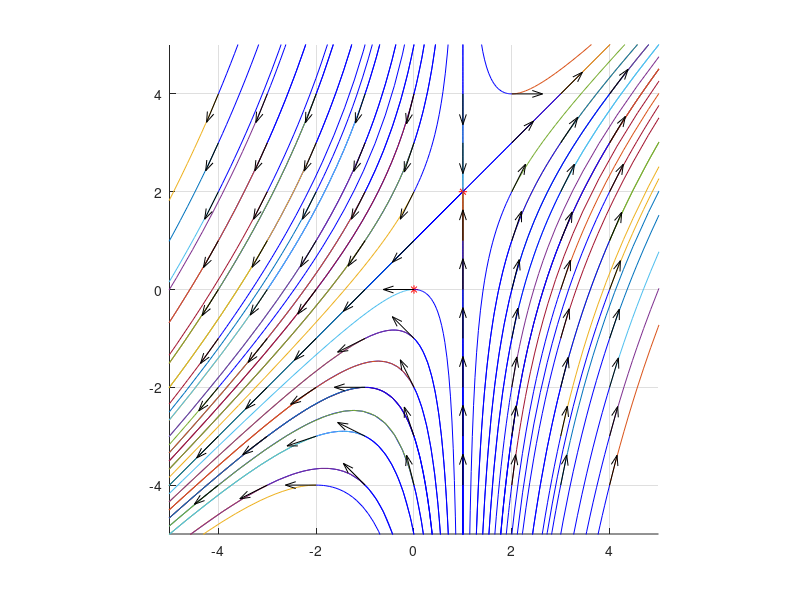

MATLAB code for this plot:
function tema10
    function z=ff(t,y)
       z=[y(1) - 1; 2*y(1)-y(2)];
    end

    clf;clc
    tmax=5;
    hold on
    grid on
    daspect([1 1 1])
    
    x=-4:1:4
    y=-4:1:4  
    
    [X,Y]=meshgrid(x,y);
    
    %chertaem ravnovesnite tochki na sistemata
    plot(0,0,'r*', 1, 2, 'r*');
    
    %chertaem fazoviq portret
    for i=1:length(x)
        for j=1:length(y)
            [T,Z]=ode45(@ff, [0,tmax], [X(i,j),Y(i,j)]);
            [T1,Z1]=ode45(@ff,[0, -tmax],[X(i,j),Y(i,j)]);
            plot(Z(:,1),Z(:,2),Z1(:,1),Z1(:,2), 'b');
            axis([-5,5,-5,5]);
        end
    end
    
    %tangencialni vektori
    DX=X-1;
    DY=2*X-Y;
    D=sqrt(DX.^2+DY.^2);
    quiver(X,Y,DX./D,DY./D,0.5,'k')
end



